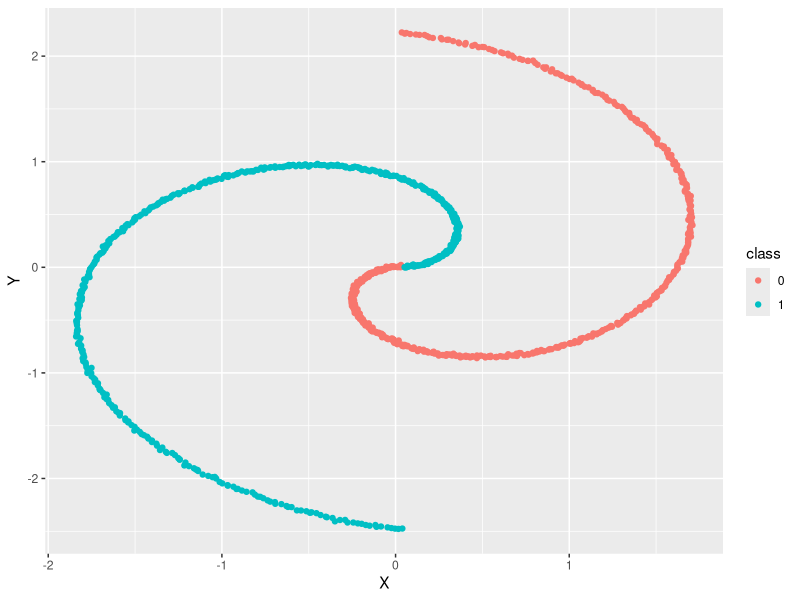
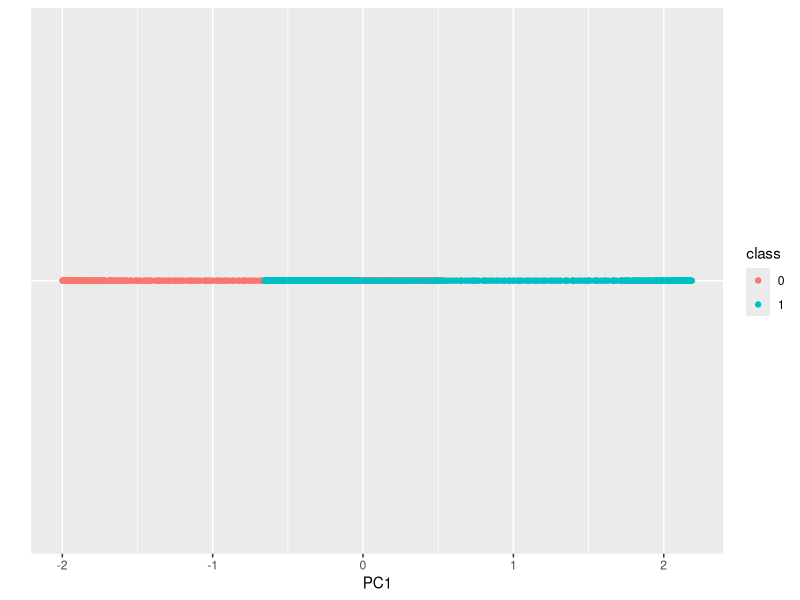
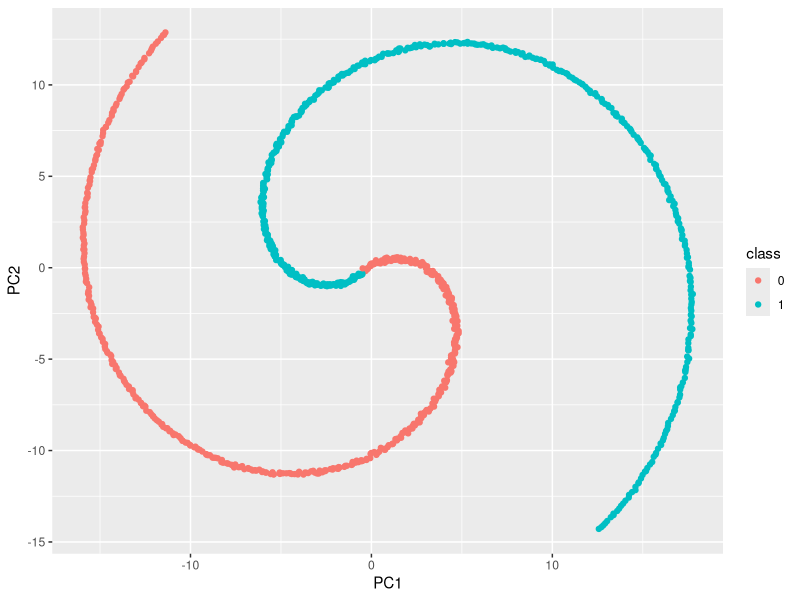
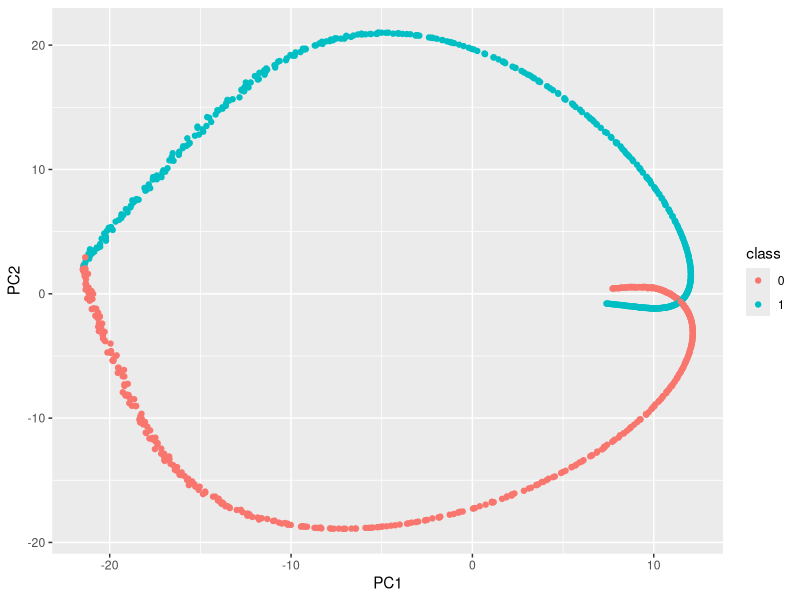
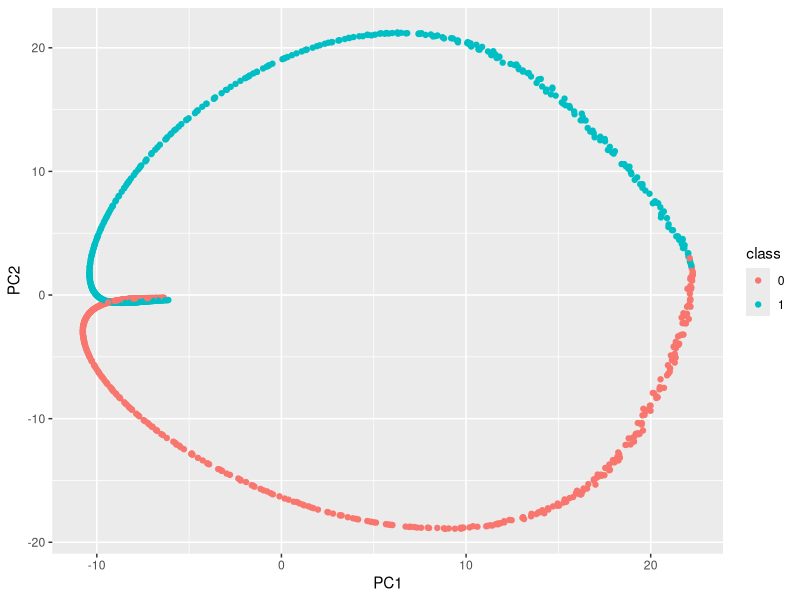
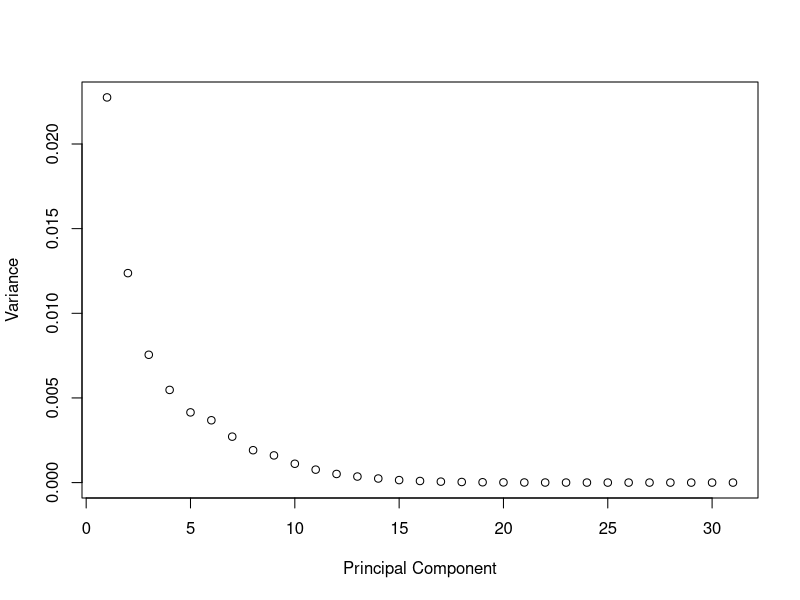
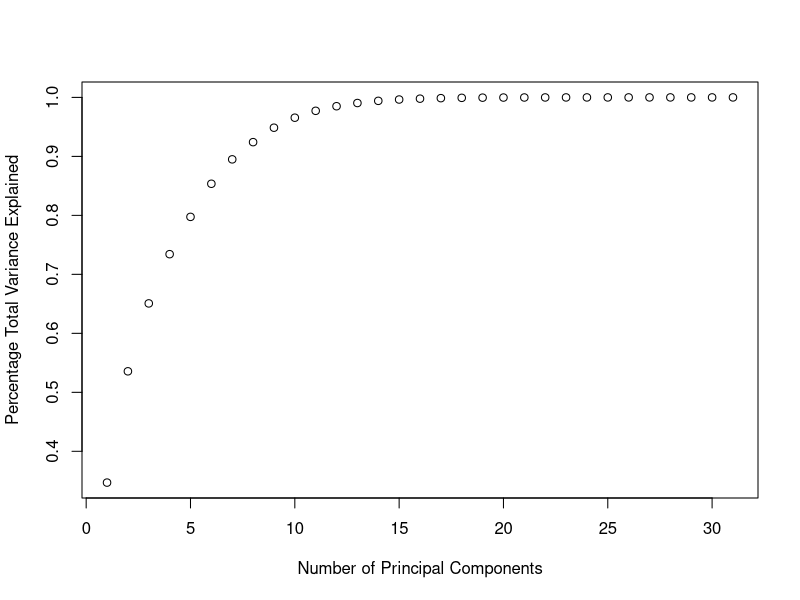

Here is the R script that generated these plots, in order:
## ---- chunk 1
knitr::opts_chunk$set(echo = TRUE)
set.seed(0)
options(warn=-1)
## ---- chunk 2
n = 1000  # Total number of data points

Xs = matrix(rep(0,n*2), nrow=n)

for (i in 1:n/2){
  for (class in 0:1){
    coords = c(cos(i*3*pi/(n)), sin(i*3*pi/(n))) * (class*2 -1) * ((i*(8+class))/6)
    coords = coords + rnorm(2, 0, c(2,2))   # Add some noise
    Xs[class*n/2 + i,] = coords
  }
}
Xs = scale(Xs)

# Put data into a dataframe
data = as.data.frame(cbind(Xs, c(rep(0,n/2), rep(1,n/2))))
colnames(data) = c("X", "Y", "class")
data[,"class"] = as.factor(data[,"class"])

# Plot
library(ggplot2)
ggplot(data = data, aes(X, Y, color = class)) +
  geom_point()
## ---- chunk 3
pca = prcomp(Xs, retx=TRUE, rank=1)  # Only use first PC
reduction = data.frame(PC1=pca$x, class=data$class)

ggplot(data = reduction, aes(PC1, factor(0), color = class)) + ylab("") +
  theme(axis.text.y=element_blank(),  #remove y axis labels
        axis.ticks.y=element_blank()  #remove y axis ticks
  ) + geom_point()
## ---- chunk 4
data = data[sample(1:n, n),]  # Shuffle the data

trainSplit = 0.8
trainIdx = sample(1:n, n*0.8)
train = data[trainIdx,]
test  = data[-trainIdx,]

pca = prcomp(train[,1:2], retx=TRUE)  
reduction = data.frame(PC1=pca$x[,1], class=train$class) # Only use first PC
model = glm(class ~ PC1 ,family=binomial(link='logit'), data=reduction)

prediction = predict(model, 
                     newdata=data.frame(PC1 = as.matrix(test[,1:2]) %*% pca$rotation[,1]),
                     type="response")
prediction = ifelse(prediction > 0.5,1,0)
mean(prediction == test$class)  # Classification accuracy
## ---- chunk 5
reduction = data.frame(PC1=pca$x[,1], PC2=pca$x[,2], class=train$class) # Use both PCs
model = glm(class ~ PC1 + PC2, family=binomial(link='logit'), data=reduction)

prediction = predict(model, 
                     newdata=data.frame(as.matrix(test[,1:2]) %*% pca$rotation),
                     type="response")
prediction = ifelse(prediction > 0.5,1,0)
mean(prediction == test$class)  # Classification accuracy
## ---- chunk 6
distances = rep(0, n*(n-1)/2)
count = 0
for (i in 1:n-1){
  for (j in i:n){
    count = count + 1
    distances[count] = sqrt(sum((Xs[i, 1:2] - Xs[j,1:2])^2))
  }
}
med = median(distances)
med
## ---- chunk 7
library(kernlab)

kpca_0.5 = kpca(as.matrix(data[,1:2]), kernel = "rbfdot", kpar = list(sigma = 0.05))
kpca_med = kpca(as.matrix(data[,1:2]), kernel = "rbfdot", kpar = list(sigma = med))
kpca_2.5 = kpca(as.matrix(data[,1:2]), kernel = "rbfdot", kpar = list(sigma = 2.5))

for (k in c(kpca_0.5, kpca_med, kpca_2.5)){
  reduction = data.frame(PC1=k@rotated[,1], PC2=k@rotated[,2], class=data$class) # Use both PCs
  p = ggplot(data = reduction, aes(PC1, PC2, color = class)) +
    geom_point()
  print(p)
}
## ---- chunk 8
kpca_0.5 = kpca(as.matrix(train[,1:2]), kernel = "rbfdot", kpar = list(sigma = 0.05))
kpca_med = kpca(as.matrix(train[,1:2]), kernel = "rbfdot", kpar = list(sigma = med))
kpca_2.5 = kpca(as.matrix(train[,1:2]), kernel = "rbfdot", kpar = list(sigma = 2.5))

classificationAccuracy <- function(kpca_obj, numPCs){
  reduction = as.data.frame(kpca_obj@rotated[,1:numPCs])
  reduction$class = train$class
  model = glm(class ~ ., family=binomial(link='logit'), data=reduction)
  
  testReduction = as.data.frame(predict(kpca_obj, test[,1:2]))[,1:numPCs] 
  testReduction$class = test$class

  prediction = predict(model, newdata=testReduction,  type="response")
  prediction = ifelse(prediction > 0.5,1,0)

  mean(prediction == testReduction$class)  # Classification accuracy
}
classificationAccuracy(kpca_0.5, 2)
classificationAccuracy(kpca_med, 2)
classificationAccuracy(kpca_2.5, 2)
## ---- chunk 9
maxPCs = length(kpca_med@eig)
plot(1:maxPCs, kpca_med@eig^2, ylab="Variance", xlab="Principal Component")

totalVar = sum(kpca_med@eig^2)
# Or plotting cumulatively explained variance
plot(1:maxPCs, cumsum(kpca_med@eig**2 / totalVar), ylab="Percentage Total Variance Explained", xlab="Number of Principal Components")
## ---- chunk 10
# % variance explained by first 1/3/6/10 PCs
cumsum(100*kpca_med@eig**2 / totalVar)[c(1,3,6,10)]
## ---- chunk 11
# Classification

# Have to deal with 1 PC case separately
reduction = data.frame(V1 = kpca_med@rotated[,1], class = train$class)
model = glm(class ~ ., family=binomial(link='logit'), data=reduction)
testReduction = data.frame(V1 = predict(kpca_med, test[,1:2])[,1], class = test$class)
prediction = predict(model, newdata=testReduction,  type="response")
prediction = ifelse(prediction > 0.5,1,0)
mean(prediction == test$class)

# 3, 6, 10 cases
classificationAccuracy(kpca_med, 3)
classificationAccuracy(kpca_med, 6)
classificationAccuracy(kpca_med, 10)
